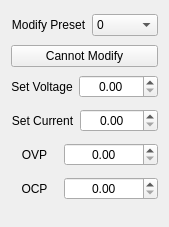
                   <widget class="QWidget" name="scrollAreaWidgetContents_4">
                    <property name="geometry">
                     <rect>
                      <x>0</x>
                      <y>0</y>
                      <width>169</width>
                      <height>227</height>
                     </rect>
                    </property>
                    <layout class="QVBoxLayout" name="verticalLayout_20">
                     <item>
                      <layout class="QHBoxLayout" name="horizontalLayout_33" stretch="1,2">
                       <item>
                        <widget class="QLabel" name="label_34">
                         <property name="minimumSize">
                          <size>
                           <width>0</width>
                           <height>28</height>
                          </size>
                         </property>
                         <property name="text">
                          <string>Modify Preset</string>
                         </property>
                         <property name="alignment">
                          <set>Qt::AlignCenter</set>
                         </property>
                         <property name="margin">
                          <number>6</number>
                         </property>
                        </widget>
                       </item>
                       <item>
                        <widget class="QComboBox" name="comboPresetEdit">
                         <item>
                          <property name="text">
                           <string>0</string>
                          </property>
                         </item>
                         <item>
                          <property name="text">
                           <string>1</string>
                          </property>
                         </item>
                         <item>
                          <property name="text">
                           <string>2</string>
                          </property>
                         </item>
                         <item>
                          <property name="text">
                           <string>3</string>
                          </property>
                         </item>
                         <item>
                          <property name="text">
                           <string>4</string>
                          </property>
                         </item>
                         <item>
                          <property name="text">
                           <string>5</string>
                          </property>
                         </item>
                         <item>
                          <property name="text">
                           <string>6</string>
                          </property>
                         </item>
                         <item>
                          <property name="text">
                           <string>7</string>
                          </property>
                         </item>
                         <item>
                          <property name="text">
                           <string>8</string>
                          </property>
                         </item>
                         <item>
                          <property name="text">
                           <string>9</string>
                          </property>
                         </item>
                        </widget>
                       </item>
                      </layout>
                     </item>
                     <item>
                      <widget class="QPushButton" name="btnPresetSave">
                       <property name="text">
                        <string>Cannot Modify</string>
                       </property>
                      </widget>
                     </item>
                     <item>
                      <layout class="QHBoxLayout" name="horizontalLayout_29" stretch="1,2">
                       <item>
                        <widget class="QLabel" name="label_30">
                         <property name="minimumSize">
                          <size>
                           <width>0</width>
                           <height>28</height>
                          </size>
                         </property>
                         <property name="text">
                          <string>Set Voltage</string>
                         </property>
                         <property name="alignment">
                          <set>Qt::AlignCenter</set>
                         </property>
                         <property name="margin">
                          <number>6</number>
                         </property>
                        </widget>
                       </item>
                       <item>
                        <widget class="QDoubleSpinBox" name="spinBoxPresetVoltage">
                         <property name="alignment">
                          <set>Qt::AlignCenter</set>
                         </property>
                         <property name="decimals">
                          <number>2</number>
                         </property>
                         <property name="minimum">
                          <double>0.000000000000000</double>
                         </property>
                         <property name="maximum">
                          <double>100.000000000000000</double>
                         </property>
                         <property name="singleStep">
                          <double>0.100000000000000</double>
                         </property>
                         <property name="stepType">
                          <enum>QAbstractSpinBox::AdaptiveDecimalStepType</enum>
                         </property>
                        </widget>
                       </item>
                      </layout>
                     </item>
                     <item>
                      <layout class="QHBoxLayout" name="horizontalLayout_30" stretch="1,2">
                       <item>
                        <widget class="QLabel" name="label_31">
                         <property name="minimumSize">
                          <size>
                           <width>0</width>
                           <height>28</height>
                          </size>
                         </property>
                         <property name="text">
                          <string>Set Current</string>
                         </property>
                         <property name="alignment">
                          <set>Qt::AlignCenter</set>
                         </property>
                         <property name="margin">
                          <number>6</number>
                         </property>
                        </widget>
                       </item>
                       <item>
                        <widget class="QDoubleSpinBox" name="spinBoxPresetCurrent">
                         <property name="alignment">
                          <set>Qt::AlignCenter</set>
                         </property>
                         <property name="decimals">
                          <number>2</number>
                         </property>
                         <property name="minimum">
                          <double>0.000000000000000</double>
                         </property>
                         <property name="maximum">
                          <double>40.000000000000000</double>
                         </property>
                         <property name="singleStep">
                          <double>0.100000000000000</double>
                         </property>
                         <property name="stepType">
                          <enum>QAbstractSpinBox::AdaptiveDecimalStepType</enum>
                         </property>
                         <property name="value">
                          <double>0.000000000000000</double>
                         </property>
                        </widget>
                       </item>
                      </layout>
                     </item>
                     <item>
                      <layout class="QHBoxLayout" name="horizontalLayout_31" stretch="1,2">
                       <item>
                        <widget class="QLabel" name="label_32">
                         <property name="minimumSize">
                          <size>
                           <width>0</width>
                           <height>28</height>
                          </size>
                         </property>
                         <property name="toolTip">
                          <string comment="Neki klinac" extracomment="Over voltage protection"/>
                         </property>
                         <property name="toolTipDuration">
                          <number>5</number>
                         </property>
                         <property name="statusTip">
                          <string/>
                         </property>
                         <property name="text">
                          <string>OVP</string>
                         </property>
                         <property name="alignment">
                          <set>Qt::AlignCenter</set>
                         </property>
                         <property name="margin">
                          <number>6</number>
                         </property>
                        </widget>
                       </item>
                       <item>
                        <widget class="QDoubleSpinBox" name="spinBoxPresetOvp">
                         <property name="alignment">
                          <set>Qt::AlignCenter</set>
                         </property>
                         <property name="decimals">
                          <number>2</number>
                         </property>
                         <property name="minimum">
                          <double>0.000000000000000</double>
                         </property>
                         <property name="maximum">
                          <double>40.000000000000000</double>
                         </property>
                         <property name="singleStep">
                          <double>0.100000000000000</double>
                         </property>
                         <property name="stepType">
                          <enum>QAbstractSpinBox::AdaptiveDecimalStepType</enum>
                         </property>
                         <property name="value">
                          <double>0.000000000000000</double>
                         </property>
                        </widget>
                       </item>
                      </layout>
                     </item>
                     <item>
                      <layout class="QHBoxLayout" name="horizontalLayout_34" stretch="1,2">
                       <item>
                        <widget class="QLabel" name="label_35">
                         <property name="minimumSize">
                          <size>
                           <width>0</width>
                           <height>28</height>
                          </size>
                         </property>
                         <property name="text">
                          <string>OCP</string>
                         </property>
                         <property name="alignment">
                          <set>Qt::AlignCenter</set>
                         </property>
                         <property name="margin">
                          <number>6</number>
                         </property>
                        </widget>
                       </item>
                       <item>
                        <widget class="QDoubleSpinBox" name="spinBoxPresetOcp">
                         <property name="alignment">
                          <set>Qt::AlignCenter</set>
                         </property>
                         <property name="decimals">
                          <number>2</number>
                         </property>
                         <property name="minimum">
                          <double>0.000000000000000</double>
                         </property>
                         <property name="maximum">
                          <double>40.000000000000000</double>
                         </property>
                         <property name="singleStep">
                          <double>0.100000000000000</double>
                         </property>
                         <property name="stepType">
                          <enum>QAbstractSpinBox::AdaptiveDecimalStepType</enum>
                         </property>
                         <property name="value">
                          <double>0.000000000000000</double>
                         </property>
                        </widget>
                       </item>
                      </layout>
                     </item>
                     <item>
                      <spacer name="verticalSpacer_4">
                       <property name="orientation">
                        <enum>Qt::Vertical</enum>
                       </property>
                       <property name="sizeHint" stdset="0">
                        <size>
                         <width>20</width>
                         <height>40</height>
                        </size>
                       </property>
                      </spacer>
                     </item>
                    </layout>
                   </widget>
